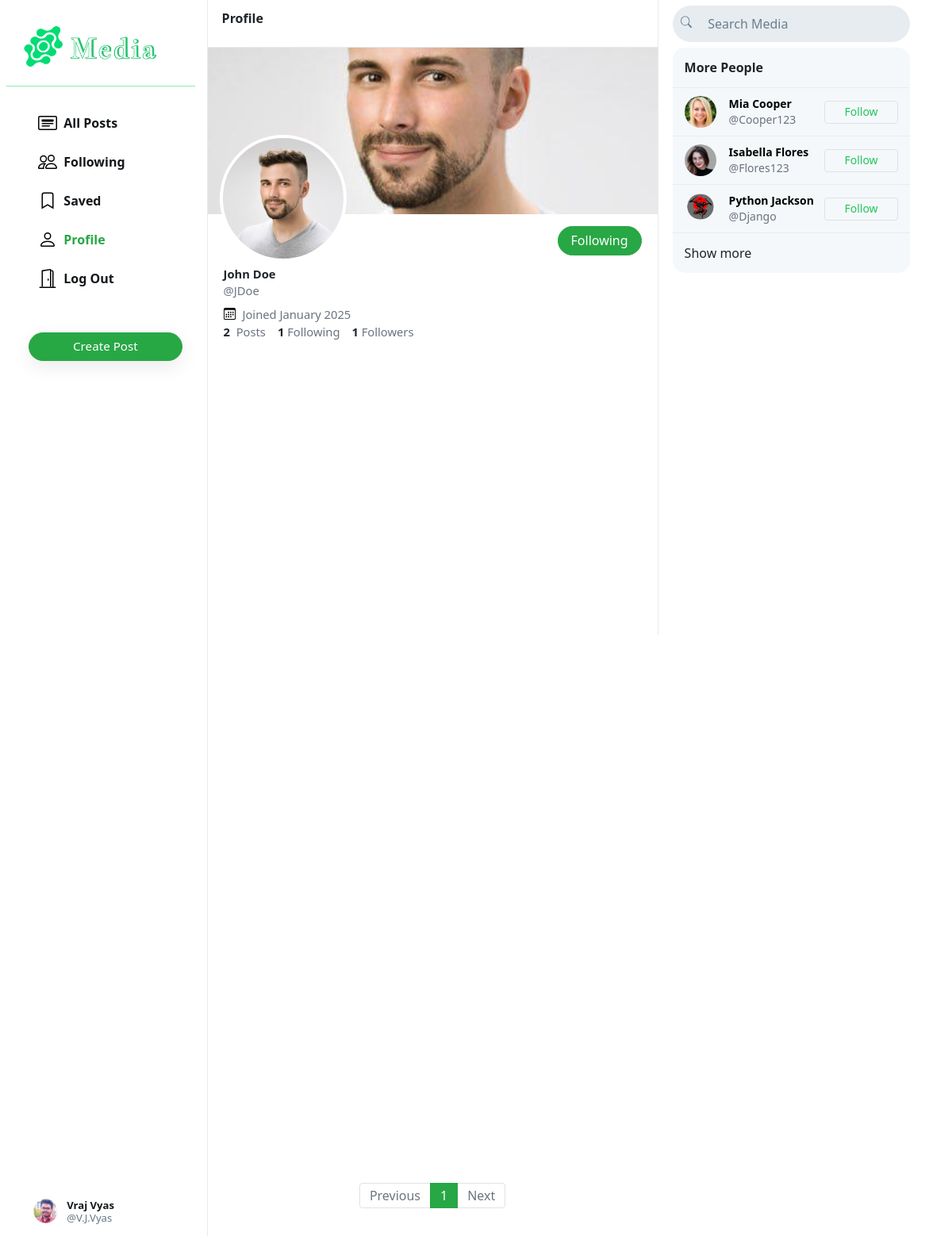
Page /JDoe (signed in) on the committed database.
### Media/models.py (models this page shows, shortened)
class User(AbstractUser):
    profile_pic = models.ImageField(upload_to='profile_pic/')
    bio = models.TextField(max_length=160, blank=True, null=True)
    cover = models.ImageField(upload_to='covers/', blank=True)
    groups = models.ManyToManyField(
        'auth.Group',
        related_name='media_user_set',  # Custom related_name for the reverse accessor
        blank=True
    )
    user_permissions = models.ManyToManyField(
        'auth.Permission',
        related_name='media_user_permissions',  # Custom related_name for the reverse accessor
        blank=True
    )

### Media/views.py (the view)
# urls.py: path("<str:username>", views.profile, name='profile'),
def profile(request, username):
    user = User.objects.get(username=username)
    all_posts = Post.objects.filter(creater=user).order_by('-date_created')
    paginator = Paginator(all_posts, 10)
    page_number = request.GET.get('page')
    if page_number == None:
        page_number = 1
    posts = paginator.get_page(page_number)
    followings = []
    suggestions = []
    follower = False
    if request.user.is_authenticated:
        followings = Follower.objects.filter(followers=request.user).values_list('user', flat=True)
        suggestions = User.objects.exclude(pk__in=followings).exclude(username=request.user.username).order_by("?")[:6]
        if request.user in Follower.objects.get(user=user).followers.all():
            follower = True
    follower_count = Follower.objects.get(user=user).followers.all().count()
    following_count = Follower.objects.filter(followers=user).count()
    return render(request, 'Media/profile.html', {
        "username": user,
        "posts": posts,
        "posts_count": all_posts.count(),
        "suggestions": suggestions,
        "page": "profile",
        "is_follower": follower,
        "follower_count": follower_count,
        "following_count": following_count
    })

### Media/templates/Media/profile.html (shortened to what this page needs)
{% extends 'Media/index.html' %}
{% load static %}
{% block profile %}
    <div class="profile-view" data-user="{{username.username}}">
        <div class="h-[210px] bg-cover bg-center bg-no-repeat bg-[#ccd6dd]" style="background-image: url(/Media/{{username.cover}})"></div>
        <div class="absolute w-[160px] h-[160px] left-[15px] top-[110px] rounded-full border-4 border-white bg-white bg-cover bg-center bg-no-repeat" style="background-image: url(/Media/{{username.profile_pic}})"></div>
        <div class="p-[15px_20px]">
            <div>
                {% if user.username == username.username %}
                    <button class="btn btn-outline-success float-right" id="edit-profile-btn">Edit Profile</button>
                {% elif is_follower %}
                    <button class="btn btn-success float-right" onclick="unfollow_user(this,'{{username.username}}','edit_page')" id="following-btn">Following</button>
                {% else %}
                    <button class="btn btn-outline-success float-right" onclick="follow_user(this,'{{username.username}}','edit_page')" id="follow-btn">Follow</button>
                {% endif %}
            </div>
            <div class="mt-[52px] text-[.92em]">
                <h5 class="font-bold mb-0">{{username.first_name}} {{username.last_name}}</h5>
                <div class="text-gray-500">@{{username.username}}</div>
                <div class="text-gray-500 flex justify-start items-center py-[8px_0px]">
                  <img src="{% static 'Media/images/calender.svg' %}" class="w-[15px] h-[15px] mr-[5px]">
                    &nbsp;Joined {{username.date_joined | date:"F Y"}}
                </div>
                <div>
                    <strong>
                        {{posts_count}}
                    </strong>
                    &nbsp;<span class="text-gray-500">Posts</span>
                    <a href="#">
                        <strong id="following__count">{{following_count | default:0}}</strong>&nbsp;<span class="text-gray-500">Following</span>
                    </a>
                    <a href="#">
                        <strong id="follower__count">{{follower_count | default:0}}</strong>&nbsp;<span class="text-gray-500">Followers</span>
                    </a>
                </div>
            </div>
        </div>
    </div>
{% endblock %}

### Media/templates/Media/layout.html (shortened to what this page needs)
{% load static %}
{% load static tailwind_tags %}
<!DOCTYPE html>
<html lang="en">
    <head>
        <link rel="stylesheet" href="https://stackpath.bootstrapcdn.com/bootstrap/4.4.1/css/bootstrap.min.css">
        <link href="{% static 'Media/styles.css' %}" rel="stylesheet">
        {% tailwind_css %}
    </head>
    <body>
        <div class="body" data-page="{{page}}">
            <div class="sidenav">
                <a href="{% url 'index' %}" class="navbar-brand">
                    <img class=" w-60 -ml-5" src="{% static 'Media/Images/logo.png' %}" >
                </a>
                <hr class="-ml-7 border-green-300"/>
                <div style="height: 100%;">
                    <div>
                        <div>
                            <ul>
                                <li class="nav-item" id="all_posts">
                                <a href="{% url 'index' %}" class="nav-link">
                                    <div class="w-full flex flex-row justify-center items-center">
                                        <img src="\static\Media\images\Allposts.svg" alt="all_Posts"/>
                                        &nbsp;&nbsp;All Posts
                                    </div>
                                </a>
                                </li>
                                {% if user.is_authenticated %}
                                    <li class="nav-item" id="following">
                                        <a href="{% url 'following' %}" class="nav-link">
                                            <div class="w-full flex flex-row justify-center items-center">
                                                <img src="\static\Media\images\following.svg" alt="following" />
                                                &nbsp;&nbsp;Following
                                            </div>
                                        </a>
                                    </li>
                                    <li class="nav-item" id="saved">
                                        <a href="{% url 'saved' %}" class="nav-link">
                                            <div class="w-full flex flex-row justify-center items-center">
                                                <img src="\static\Media\images\saved.svg" alt="saved" />
                                                &nbsp;&nbsp;Saved
                                            </div>
                                        </a>
                                    </li>
                                    <li class="nav-item" id="profile">
                                        <a href="{% url 'profile' user.username %}" class="nav-link">
                                            <div class="w-full flex flex-row justify-center items-center">
                                                <img src="\static\Media\images\profile.svg" alt="profile" />
                                                &nbsp;&nbsp;Profile
                                            </div>
                                        </a>
                                    </li>
                                    <li class="nav-item" id="logout">
                                        <a href="{% url 'logout' %}" class="nav-link">
                                            <div class="w-full flex flex-row justify-center items-center">
                                                <img src="\static\Media\images\logout.svg" alt="logout" />
                                                &nbsp;&nbsp;Log Out
                                            </div>
                                        </a>
                                    </li>
                                {% endif %}
                            </ul>
                        </div>
                        {% if user.is_authenticated %}
                            <button id="popup-btn" class="btn btn-success mt-5 new-post-btn" onclick="createpost()">Create Post</button>
                        {% endif %}
                    </div>
                    <div style="position: absolute; bottom: 10px;">
                        {% if user.is_authenticated %}
                            <li class="nav-item sidenav-user">
                                <a href="{% url 'profile' user.username %}" class="nav-link">
                                    <div class="user_account">
                                        <div class="small-profilepic" style="float: left; background-image: url(/Media/{{user.profile_pic}})"></div>
                                        <div style="height: 2.7vw; margin: auto;">
                                            <div style="margin-top: 4px;"><strong>{{user.first_name}} {{user.last_name}}</strong></div>
                                            <div class="grey" style="margin-top: 4px;">@{{ user.username }}</div>
                                        </div>
                                    </div>
                                </a>
                            </li>
                        {% endif %}
                    </div>
                </div>
            </div>
            {% block body %}
            {% endblock %}
            <div class="right-div">
                <nav class="head">
                    <form action="{% url 'index' %}" method="GET">
                        <div class="search-div">
                            <div class="mt-1">
                                <img  src="{% static 'Media/Images/search.svg' %}" alt="search">
                            </div>
                            <input type="text" name="query" id="search-box" placeholder="Search Media" value="{{ query }}">
                        </div>
                    </form>
                </nav>
                <div class="h-[92.5vh] overflow-auto px-[1.5vw]">
                    {% if user.is_authenticated %}
                    <div class="rounded-[15px] overflow-hidden bg-[#f5f8fa]">
                        <div class="px-[15px] py-[13px] font-extrabold border-b-[0.5px] border-[#e6ecf0]">
                            {% if query %} Search Result {% else %} More People {% endif %}
                        </div>
                        {% if suggestions %}
                            {% for suggestion in suggestions %}
                            <div class="flex items-center px-[15px] py-[10px] text-sm border-b-[0.5px] border-[#e6ecf0] hover:bg-[#edf0f4] cursor-pointer transition duration-200">
                                <div>
                                    <a href="{% url 'profile' suggestion.username %}">
                                        <div class="w-[40px] h-[40px] bg-center bg-cover rounded-full" style="background-image: url(/Media/{{ suggestion.profile_pic }})"></div>
                                    </a>
                                </div>
                                <div class="flex-1 ml-3">
                                    <a href="{% url 'profile' suggestion.username %}" class="text-black no-underline">
                                        <div class="font-bold hover:underline">{{ suggestion.first_name }} {{ suggestion.last_name }}</div>
                                        <div class="text-gray-500">@{{ suggestion.username }}</div>
                                    </a>
                                </div>
                                <div>
                                    <button class="px-4 py-[0.25em] border border-green-500 text-green-500 rounded hover:bg-green-500 hover:text-white transition" type="button" onclick="follow_user(this, '{{ suggestion.username }}', 'suggestion')">Follow</button>
                                </div>
                            </div>
                            {% endfor %}
                        {% else %}
                        <div class="text-center border-b-[0.5px] border-[#e6ecf0] px-[15px] py-[10px] text-gray-500 text-sm">
                            No matching users found.
                        </div>
                        {% endif %}
                        <div class="px-[15px] py-[13px]">
                            <a href="{% url 'index' %}?query=all" class="no-underline">Show more</a>
                        </div>
                    </div>
                {% endif %}
                </div>
            </div>
            </div>
    </body>
</html>

### static/Media/styles.css (style rules this page uses)
.body { display: flex; min-height: 100%; font-family: system-ui, sans-serif; }
.btn { border-radius: 20px; padding: 0.32rem 1rem 0.375rem 1rem; }
.btn, .btn:focus, .btn:active { box-shadow: none !important; -webkit-box-shadow: none !important; }
.grey { color: #657786; }
.sidenav { height: 100%; width: 21.8%; position: fixed; top: 0; left: 0; padding: 15px; list-style: none; border-right: .5px solid #e6ecf0; z-index: 100; padding-left: 3%; background-color: white; }
.sidenav ul { list-style: none; padding-left: 0px; margin-top: 3vh; }
.sidenav li { margin-top: 7px; }
.sidenav .nav-link { color: #14171a; line-height: .7em; font-weight: 700; padding: 0px; }
.sidenav .nav-link > div { padding: 10px 20px 8px 12px; border-radius: 25px; line-height: 0.9em; width: max-content; }
.new-post-btn { padding-left: 55px !important; padding-right: 55px !important; font-size: .95em; font-weight: 530; box-shadow: rgba(0, 0, 0, 0.08) 0px 8px 24px !important; }
.user_account { display: flex; font-size: .82rem; font-weight: normal; padding-top: 3px !important; padding-bottom: 3px !important; padding-left: 3px !important; }
.user_account .small-profilepic { transform: scale(.82); margin-left: auto; margin-top: auto; }
.active a { color: #28a745 !important; }
.head { height: 7.5vh; }
.small-profilepic { width: 3.1vw; height: 3.1vw; border-radius: 9999px; overflow: hidden; margin-right: 8px; background-size: cover; background-repeat: no-repeat; background-position: center; box-sizing: content-box; }
.right-div { width: 28%; height: 100vh; position: fixed; right: 2.95%; border-left: .5px solid #e6ecf0; background-color: white; }
.right-div .head { padding: .9vh 1.5vw; }
.right-div .search-div { margin-left: auto; margin-right: auto; display: flex; border-radius: 25px; background-color: #e6ecf0; padding-left: 10px; padding-right: 10px; vertical-align: middle; }
#search-box { height: 5.7vh; border: none; background: none; outline: none; width: 100%; margin-left: 8px; }
#search-box::placeholder { color: #6d7e8c; }

### rows in the picture
User: profile_pic (picture), first_name "Vraj", last_name "Vyas", username "V.J.Vyas"
User: cover (picture), profile_pic (picture), first_name "John", last_name "Doe", username "JDoe", date_joined "January 2025"
User: profile_pic (picture), first_name "Mia", last_name "Cooper", username "Cooper123"
User: profile_pic (picture), first_name "Isabella", last_name "Flores", username "Flores123"
User: profile_pic (picture), first_name "Python", last_name "Jackson", username "Django"

### other values in the picture
{{ posts_count }} "2"
{{ following_count | default:0 }} "1"
{{ follower_count | default:0 }} "1"
{{ each }} "1"
